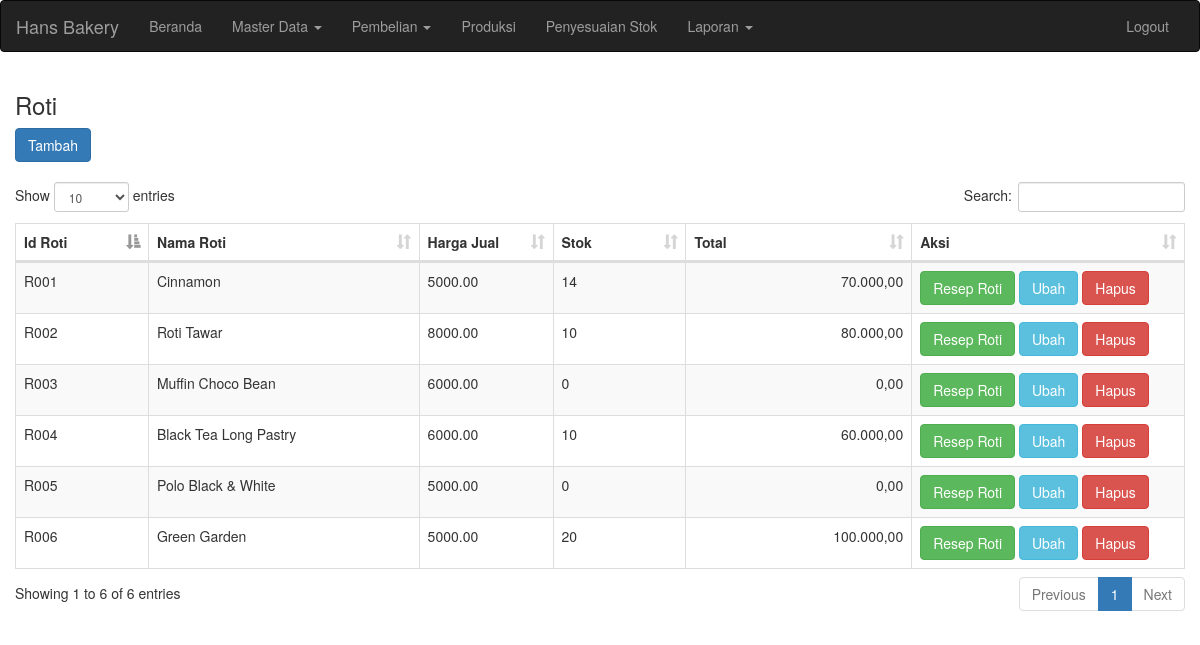
The page /roti.php (signed in) on the database its author committed.
### tables this page shows
CREATE TABLE `roti` (
  `id_roti` varchar(10) NOT NULL,
  `nama_roti` varchar(50) NOT NULL,
  `stok` int(11) NOT NULL,
  `harga_jual` decimal(10,2) NOT NULL,
  PRIMARY KEY (`id_roti`)
);

### roti.php (the view, shortened to what this page needs)
<!doctype html>
<html lang="en">
<head>
	<?php include("head.php"); ?>
</head>
<body>
	<?php include("header.php"); ?>
	<div class="content container-fluid">
		<h3>Roti</h3>
		<a href="roti_tambah.php" class="btn btn-primary" >Tambah</a>
		<br/>
		<br/>
		<div style="width : 1000px:">
			<table class="table table-bordered table-striped table-hover table-sort">
				<thead>
					<tr>
						<th style="width: 100px;">Id Roti</th>
						<th style="width: 250px;">Nama Roti</th>
						<th style="width: 100px;">Harga Jual</th>
						<th style="width: 100px;">Stok</th>
						<th style="width: 200px;">Total</th>
						<th style="width: 250px;">Aksi</th>
					</tr>
				</thead>
				<?php
					$query = "select * from roti";
					$result = mysql_query($query);
					while($row = mysql_fetch_array($result))
					{
				?>
					<tr>
						<td><?php echo $row["id_roti"]; ?></td>
						<td><?php echo $row["nama_roti"]; ?></td>
						<td><?php echo $row["harga_jual"]; ?></td>
						<td><?php echo $row["stok"]; ?></td>
						<td style="text-align:right;"><?php echo number_format($row['harga_jual'] * $row['stok'],2,",","."); ?></td>
						<td>
							<a href="resep_roti.php?id_roti=<?php echo $row["id_roti"]; ?>" class="btn btn-success">Resep Roti</a>
							<a href="roti_ubah.php?id_roti=<?php echo $row["id_roti"]; ?>" class="btn btn-info">Ubah</a>
							<a href="roti_hapus.php?id_roti=<?php echo $row["id_roti"]; ?>" class="btn btn-danger" onclick="return confirm('Data dihapus ?')">Hapus</a>
						</td>
					</tr>
				<?php
					}
				?>
			</table>
		</div>
	</div>
</body>
</html>

### rows shown on the page
roti: id_roti "R001", nama_roti "Cinnamon", harga_jual "5000.00", stok "14", $row['harga_jual'] * $row['stok'] "70.000,00"
roti: id_roti "R002", nama_roti "Roti Tawar", harga_jual "8000.00", stok "10", $row['harga_jual'] * $row['stok'] "80.000,00"
roti: id_roti "R003", nama_roti "Muffin Choco Bean", harga_jual "6000.00", stok "0", $row['harga_jual'] * $row['stok'] "0,00"
roti: id_roti "R004", nama_roti "Black Tea Long Pastry", harga_jual "6000.00", stok "10", $row['harga_jual'] * $row['stok'] "60.000,00"
roti: id_roti "R005", nama_roti "Polo Black & White", harga_jual "5000.00", stok "0", $row['harga_jual'] * $row['stok'] "0,00"
roti: id_roti "R006", nama_roti "Green Garden", harga_jual "5000.00", stok "20", $row['harga_jual'] * $row['stok'] "100.000,00"
